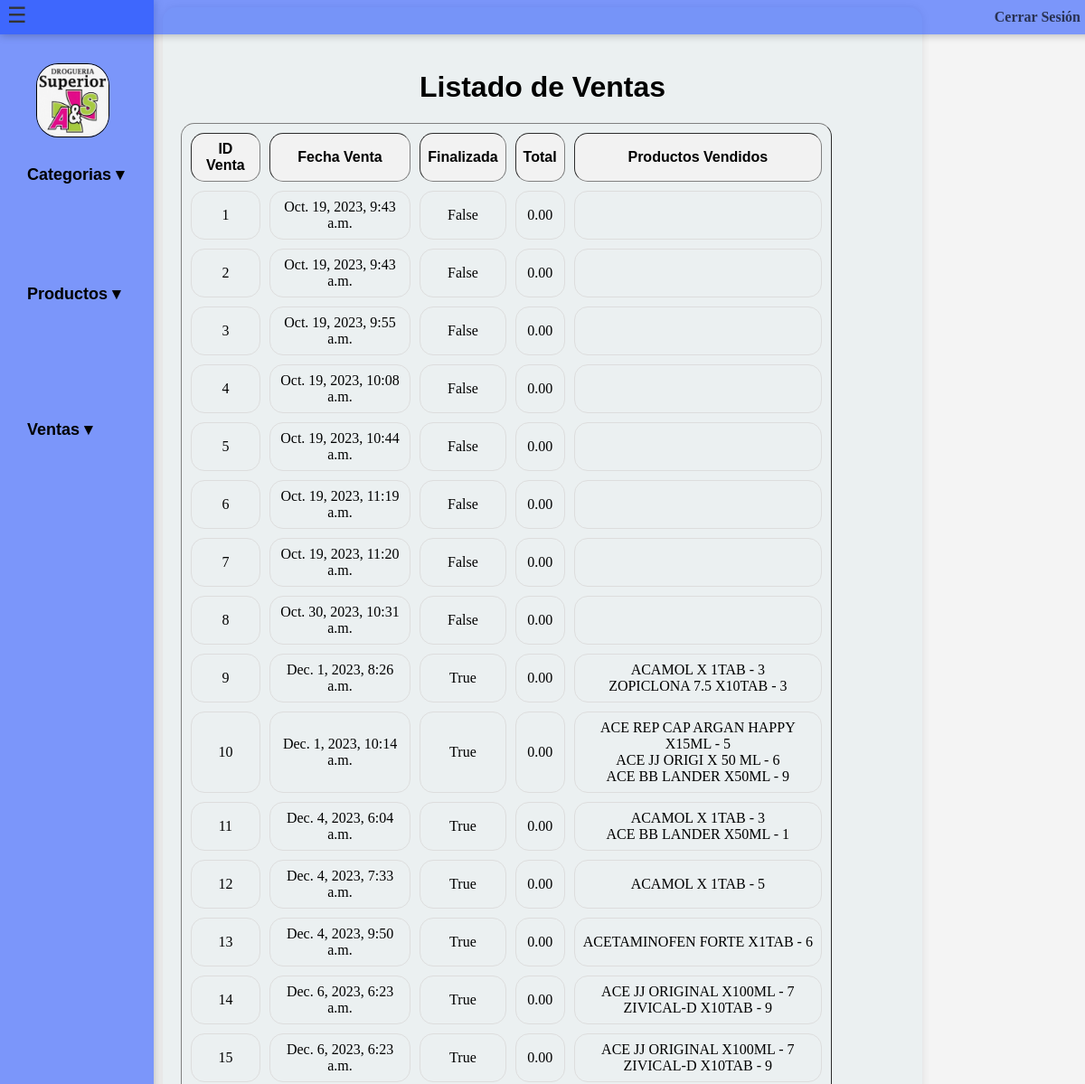
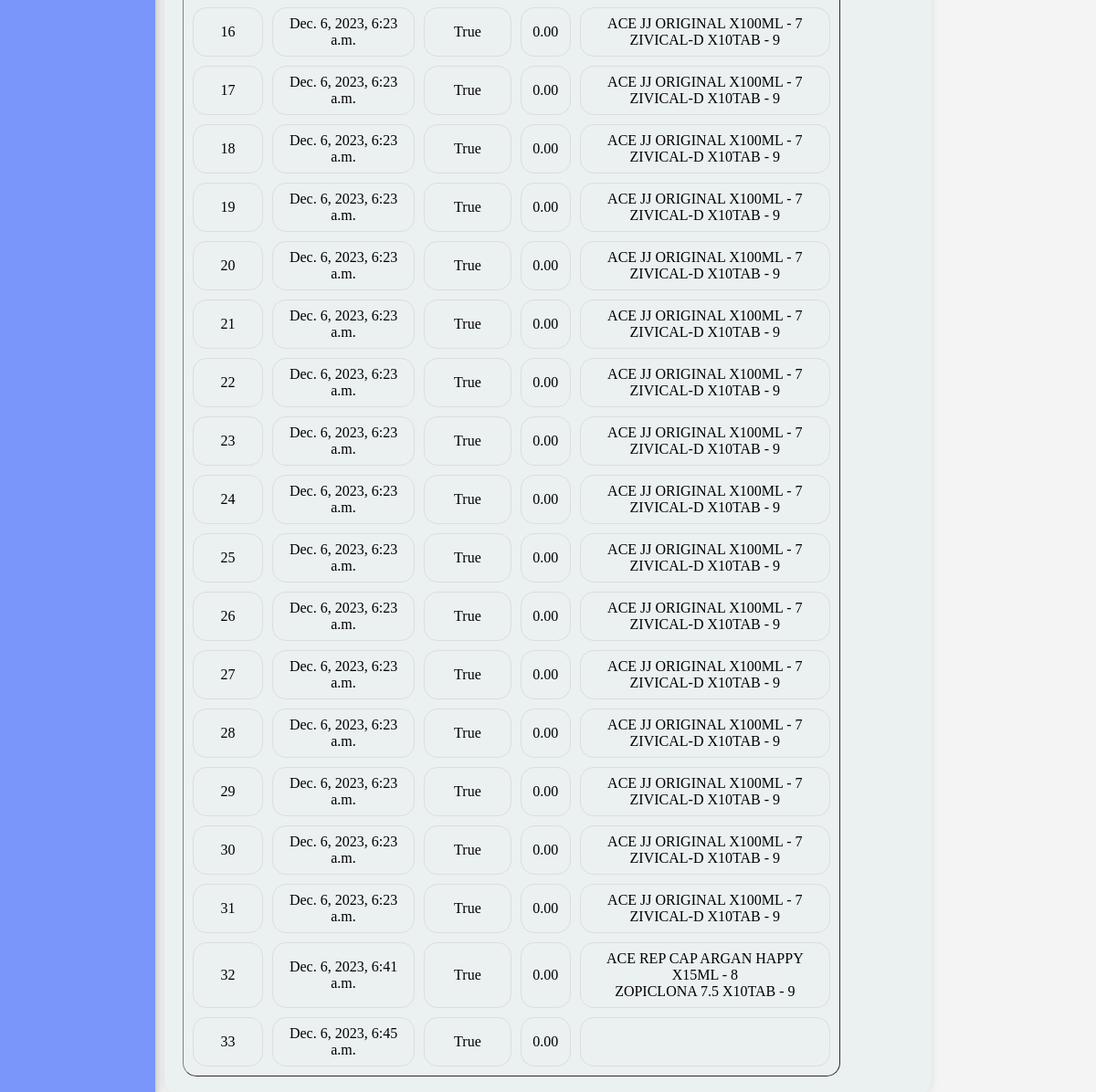
The app's page /productos/listar_ventas/ with its own data (2 pictures, top to bottom).
### productos/models.py (models this page shows, shortened)
class Venta(models.Model):
    id_venta = models.AutoField(primary_key=True)
    fecha_venta = models.DateTimeField(auto_now_add=True)
    finalizada = models.BooleanField(default=False)
    total = models.DecimalField(max_digits=10, decimal_places=2, default=0)
    productos = models.TextField(default="[]")

### productos/views.py (the view)
# urls.py: path('listar_ventas/', listar_ventas, name='listar_ventas'),
def listar_ventas(request):
    ventas = Venta.objects.all()
    listadoVentas = []
    for venta in ventas:
        productos = json.loads(venta.productos)
        listado_productos = []
        for p in productos:
            listado_productos.append({
                "nombre": p["nombre"],
                "cantidad": p["cantidad"]
            })
        listadoVentas.append({
            "id": venta.id_venta,
            "fecha": venta.fecha_venta,
            "estado": venta.finalizada,
            "total": venta.total,
            "productos": listado_productos
        })
    return render(request, 'venta/listar_ventas.html', {'ventas': listadoVentas})

### productos/templates/venta/listar_ventas.html (shortened to what this page needs)
{% load static %}
<!DOCTYPE html>
<html lang="es">
<head>
    <link rel="stylesheet" href="{% static 'css/ventas.css' %}">
</head>
<body>
    {% include 'index.html' %}
    <div class="container">
        <h1>Listado de Ventas</h1>
        {% if ventas %}
            <table border="1">
                <thead>
                    <tr>
                        <th>ID Venta</th>
                        <th>Fecha Venta</th>
                        <th>Finalizada</th>
                        <th>Total</th>
                        <th>Productos Vendidos</th>
                    </tr>
                </thead>
                <tbody>
                    {% for venta in ventas %}
                        <tr>
                            <td>{{ venta.id }}</td>
                            <td>{{ venta.fecha }}</td>
                            <td>{{ venta.estado }}</td>
                            <td>{{ venta.total }}</td>
                            <td>
                                {% for transaccion in venta.productos %}
                                    {{ transaccion.nombre }} - {{ transaccion.cantidad }}<br>
                                {% endfor %}
                            </td>
                        </tr>
                    {% endfor %}
                </tbody>
            </table>
        {% else %}
            <p>No hay ventas registradas.</p>
        {% endif %}
    </div>
</body>
</html>

### productos/static/css/ventas.css (style rules this page uses)
body { background-color: #f4f4f4; border-radius: 15px; }
.container { max-width: 800px; margin: 0 auto; background-color: #ebf0f1; padding: 20px; border-radius: 15px; box-shadow: 0 0 10px rgba(0, 0, 0, 0.1); }
table { border-collapse: collapse; margin-right: 5px; width: 90%; border-radius: 15px; border-collapse: separate; border-spacing: 10px; }
h1 { margin-top: 50px; text-align: center; color: #000000; font-family: 'Josefin Sans', sans-serif; }
td { border: 1px solid #dddddd; text-align: left; padding: 8px; text-align: center; border-radius: 15px; }
th { background-color: #f2f2f2; text-align: left; padding: 8px; text-align: center; border-radius: 15px; font-family: 'Josefin Sans', sans-serif; }

### records on screen
Venta: fecha "Oct. 19, 2023, 9:43 a.m.", total "0.00"
Venta: fecha "Oct. 19, 2023, 9:43 a.m.", total "0.00"
Venta: fecha "Oct. 19, 2023, 9:55 a.m.", total "0.00"
Venta: fecha "Oct. 19, 2023, 10:08 a.m.", total "0.00"
Venta: fecha "Oct. 19, 2023, 10:44 a.m.", total "0.00"
Venta: fecha "Oct. 19, 2023, 11:19 a.m.", total "0.00"
Venta: fecha "Oct. 19, 2023, 11:20 a.m.", total "0.00"
Venta: fecha "Oct. 30, 2023, 10:31 a.m.", total "0.00"
Venta: fecha "Dec. 1, 2023, 8:26 a.m.", total "0.00"
Venta: fecha "Dec. 1, 2023, 10:14 a.m.", total "0.00"
Venta: fecha "Dec. 4, 2023, 6:04 a.m.", total "0.00"
Venta: fecha "Dec. 4, 2023, 7:33 a.m.", total "0.00"
Venta: fecha "Dec. 4, 2023, 9:50 a.m.", total "0.00"
Venta: fecha "Dec. 6, 2023, 6:23 a.m.", total "0.00"
Venta: fecha "Dec. 6, 2023, 6:23 a.m.", total "0.00"
Venta: fecha "Dec. 6, 2023, 6:23 a.m.", total "0.00"
Venta: fecha "Dec. 6, 2023, 6:23 a.m.", total "0.00"
Venta: fecha "Dec. 6, 2023, 6:23 a.m.", total "0.00"
Venta: fecha "Dec. 6, 2023, 6:23 a.m.", total "0.00"
Venta: fecha "Dec. 6, 2023, 6:23 a.m.", total "0.00"
Venta: fecha "Dec. 6, 2023, 6:23 a.m.", total "0.00"
Venta: fecha "Dec. 6, 2023, 6:23 a.m.", total "0.00"
Venta: fecha "Dec. 6, 2023, 6:23 a.m.", total "0.00"
Venta: fecha "Dec. 6, 2023, 6:23 a.m.", total "0.00"
Venta: fecha "Dec. 6, 2023, 6:23 a.m.", total "0.00"
Venta: fecha "Dec. 6, 2023, 6:23 a.m.", total "0.00"
Venta: fecha "Dec. 6, 2023, 6:23 a.m.", total "0.00"
Venta: fecha "Dec. 6, 2023, 6:23 a.m.", total "0.00"
Venta: fecha "Dec. 6, 2023, 6:23 a.m.", total "0.00"
Venta: fecha "Dec. 6, 2023, 6:23 a.m.", total "0.00"
Venta: fecha "Dec. 6, 2023, 6:23 a.m.", total "0.00"
Venta: fecha "Dec. 6, 2023, 6:41 a.m.", total "0.00"
Venta: fecha "Dec. 6, 2023, 6:45 a.m.", total "0.00"

### other values on screen
{{ venta.id }} "1" "2" "3" "4" "5" "6" "7" "8" "9" "10" "11" "12" "13" "14" "15" "16" "17" "18" "19" "20" "21" "22" "23" "24" "25" "26" "27" "28" "29" "30" "31" "32" "33"
{{ venta.estado }} "False" "False" "False" "False" "False" "False" "False" "False" "True" "True" "True" "True" "True" "True" "True" "True" "True" "True" "True" "True" "True" "True" "True" "True" "True" "True" "True" "True" "True" "True" "True" "True" "True"
{{ transaccion.nombre }} "ACAMOL X 1TAB" "ZOPICLONA 7.5 X10TAB" "ACE REP CAP ARGAN HAPPY X15ML" "ACE JJ ORIGI X 50 ML" "ACE BB LANDER X50ML" "ACAMOL X 1TAB" "ACE BB LANDER X50ML" "ACAMOL X 1TAB" "ACETAMINOFEN FORTE X1TAB" "ACE JJ ORIGINAL X100ML" "ZIVICAL-D X10TAB" "ACE JJ ORIGINAL X100ML" "ZIVICAL-D X10TAB" "ACE JJ ORIGINAL X100ML" "ZIVICAL-D X10TAB" "ACE JJ ORIGINAL X100ML" "ZIVICAL-D X10TAB" "ACE JJ ORIGINAL X100ML" "ZIVICAL-D X10TAB" "ACE JJ ORIGINAL X100ML" "ZIVICAL-D X10TAB" "ACE JJ ORIGINAL X100ML" "ZIVICAL-D X10TAB" "ACE JJ ORIGINAL X100ML" "ZIVICAL-D X10TAB" "ACE JJ ORIGINAL X100ML" "ZIVICAL-D X10TAB" "ACE JJ ORIGINAL X100ML" "ZIVICAL-D X10TAB" "ACE JJ ORIGINAL X100ML" "ZIVICAL-D X10TAB" "ACE JJ ORIGINAL X100ML" "ZIVICAL-D X10TAB" "ACE JJ ORIGINAL X100ML" "ZIVICAL-D X10TAB" "ACE JJ ORIGINAL X100ML" "ZIVICAL-D X10TAB" "ACE JJ ORIGINAL X100ML" "ZIVICAL-D X10TAB" "ACE JJ ORIGINAL X100ML" "ZIVICAL-D X10TAB" "ACE JJ ORIGINAL X100ML" "ZIVICAL-D X10TAB" "ACE JJ ORIGINAL X100ML" "ZIVICAL-D X10TAB" "ACE REP CAP ARGAN HAPPY X15ML" "ZOPICLONA 7.5 X10TAB"
{{ transaccion.cantidad }} "3" "3" "5" "6" "9" "3" "1" "5" "6" "7" "9" "7" "9" "7" "9" "7" "9" "7" "9" "7" "9" "7" "9" "7" "9" "7" "9" "7" "9" "7" "9" "7" "9" "7" "9" "7" "9" "7" "9" "7" "9" "7" "9" "7" "9" "8" "9"
